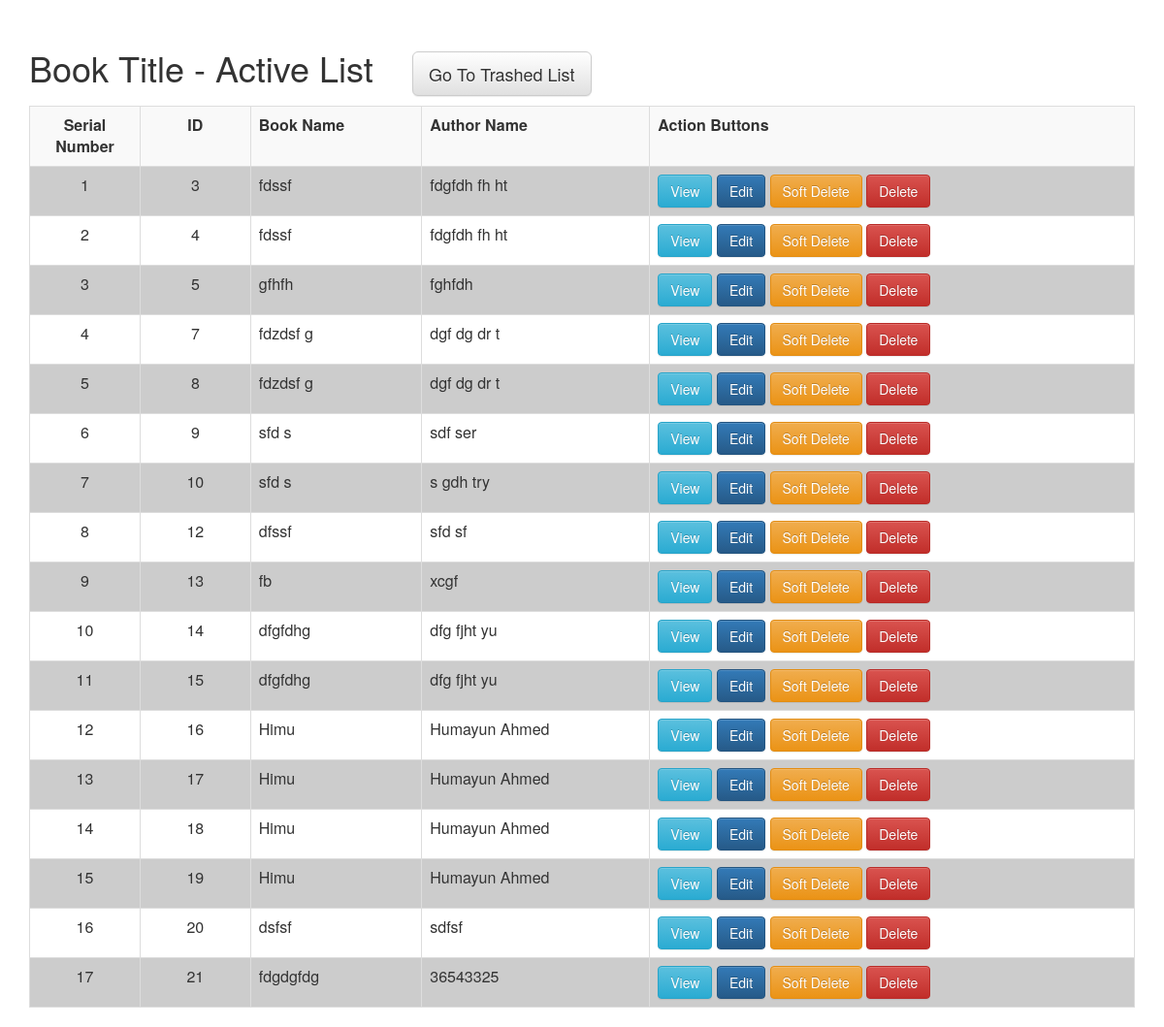
The app's page /views/SEIP_161193/BookTitle/index.php with its own data.
### tables this page shows
CREATE TABLE IF NOT EXISTS `book_title` (
`id` int(11) NOT NULL,
  `book_name` varchar(111) NOT NULL,
  `author_name` varchar(111) NOT NULL,
  `soft_deleted` varchar(11) NOT NULL DEFAULT 'No'
);

### src/BITM/SEIP_161193/Model/Database.php (called while the page is built, shortened)
<?php
class Database
{
    public function __construct()
    {
        try{
            $this->DBH = new PDO('mysql:host=localhost;dbname=atomic_20', "root", "");
        }
        catch(PDOException $error){
           echo "Database Error: ". $error->getMessage();
        }
    }
}

### src/BITM/SEIP_161193/BookTitle/BookTitle.php (called while the page is built, shortened)
<?php
class BookTitle extends DB
{
    public function index(){
        $sql = "Select * from book_title where soft_deleted='No'";
        $STH = $this->DBH->query($sql);
        $STH->setFetchMode(PDO::FETCH_OBJ);
        return $STH->fetchAll();
    }
}

### views/SEIP_161193/BookTitle/index.php (the view, shortened to what this page needs)
<?php
$objBookTitle = new \App\BookTitle\BookTitle();
$allData = $objBookTitle->index();
$msg = Message::getMessage();
echo "<div style='height: 30px'> <div  id='message'> $msg </div> </div>";
?>
<!doctype html>
<html lang="en">
<head>
    <link rel="stylesheet" href="../../../resource/bootstrap/css/bootstrap.min.css">
    <link rel="stylesheet" href="../../../resource/bootstrap/css/bootstrap-theme.min.css">
</head>
<body>
<div class="container">
    <h1>Book Title - Active List
        &nbsp;&nbsp; <a href='trashed.php' class='btn btn-lg btn-default'> Go To Trashed List</a>
    </h1>
    <table class="table table-striped table-bordered" cellspacing="0px">
        <tr>
            <th style='width: 10%; text-align: center'>Serial Number</th>
            <th style='width: 10%; text-align: center'>ID</th>
            <th>Book Name</th>
            <th>Author Name</th>
            <th>Action Buttons</th>
        </tr>
        <?php
        $serial= 1;
        foreach($allData as $oneData){
            if($serial%2) $bgColor = "#cccccc";
            else $bgColor = "#ffffff";
            echo "
                  <tr  style='background-color: $bgColor'>
                     <td style='width: 10%; text-align: center'>$serial</td>
                     <td style='width: 10%; text-align: center'>$oneData->id</td>
                     <td>$oneData->book_name</td>
                     <td>$oneData->author_name</td>
                     <td>
                         <a href='view.php?id=$oneData->id' class='btn btn-info'>View</a>
                         <a href='edit.php?id=$oneData->id' class='btn btn-primary'>Edit</a>
                         <a href='trash.php?id=$oneData->id' class='btn btn-warning'>Soft Delete</a>
                         <a href='delete.php?id=$oneData->id' class='btn btn-danger'>Delete</a>
                     </td>
                  </tr>
              ";
            $serial++;
        }
        ?>
    </table>
</div>
</body>
</html>

### views/SEIP_161193/BookTitle/index.php (style rules this page uses)
td { border: 0px; }
table { border: 1px; }
tr { height: 30px; }

### records on screen
book_title: id "3", book_name "fdssf", author_name "fdgfdh fh ht"
book_title: id "4", book_name "fdssf", author_name "fdgfdh fh ht"
book_title: id "5", book_name "gfhfh", author_name "fghfdh"
book_title: id "7", book_name "fdzdsf g", author_name "dgf dg dr t"
book_title: id "8", book_name "fdzdsf g", author_name "dgf dg dr t"
book_title: id "9", book_name "sfd s", author_name "sdf ser"
book_title: id "10", book_name "sfd s", author_name "s gdh try"
book_title: id "12", book_name "dfssf", author_name "sfd sf"
book_title: id "13", book_name "fb", author_name "xcgf"
book_title: id "14", book_name "dfgfdhg", author_name "dfg fjht yu"
book_title: id "15", book_name "dfgfdhg", author_name "dfg fjht yu"
book_title: id "16", book_name "Himu", author_name "Humayun Ahmed"
book_title: id "17", book_name "Himu", author_name "Humayun Ahmed"
book_title: id "18", book_name "Himu", author_name "Humayun Ahmed"
book_title: id "19", book_name "Himu", author_name "Humayun Ahmed"
book_title: id "20", book_name "dsfsf", author_name "sdfsf"
book_title: id "21", book_name "fdgdgfdg", author_name "36543325"
